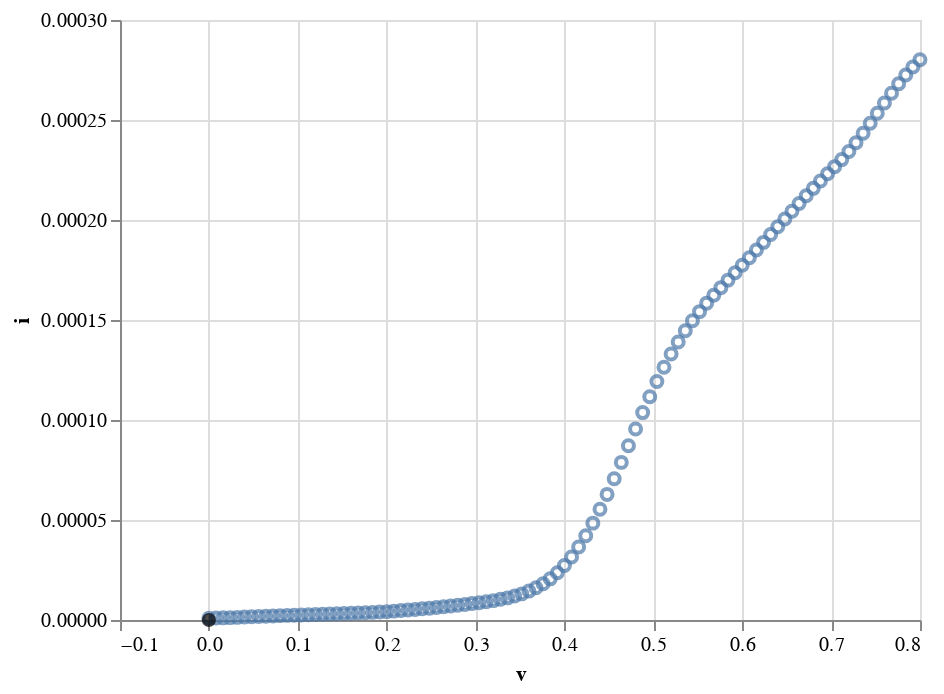
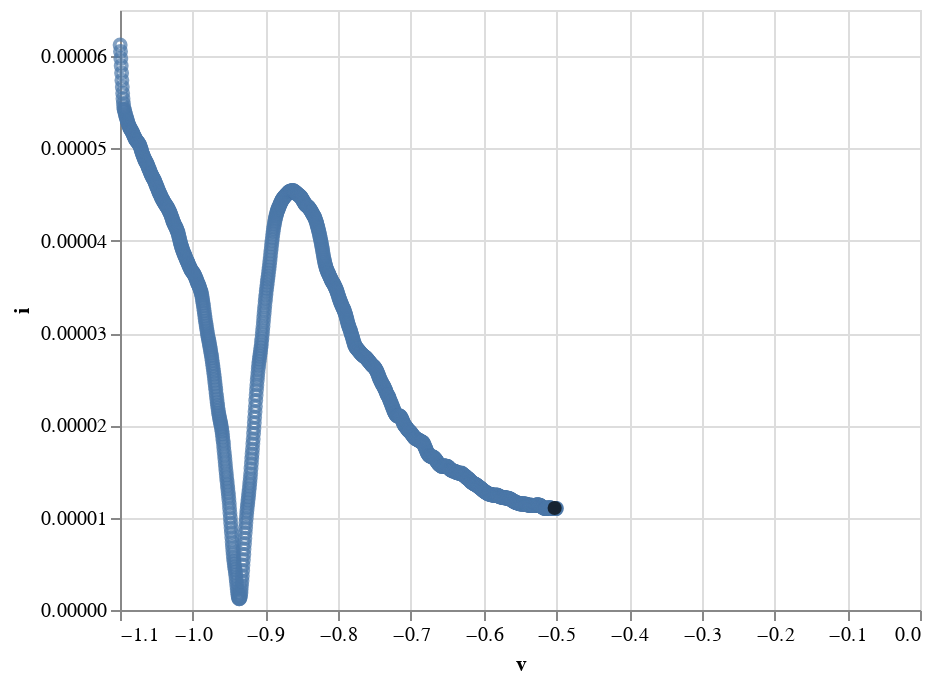
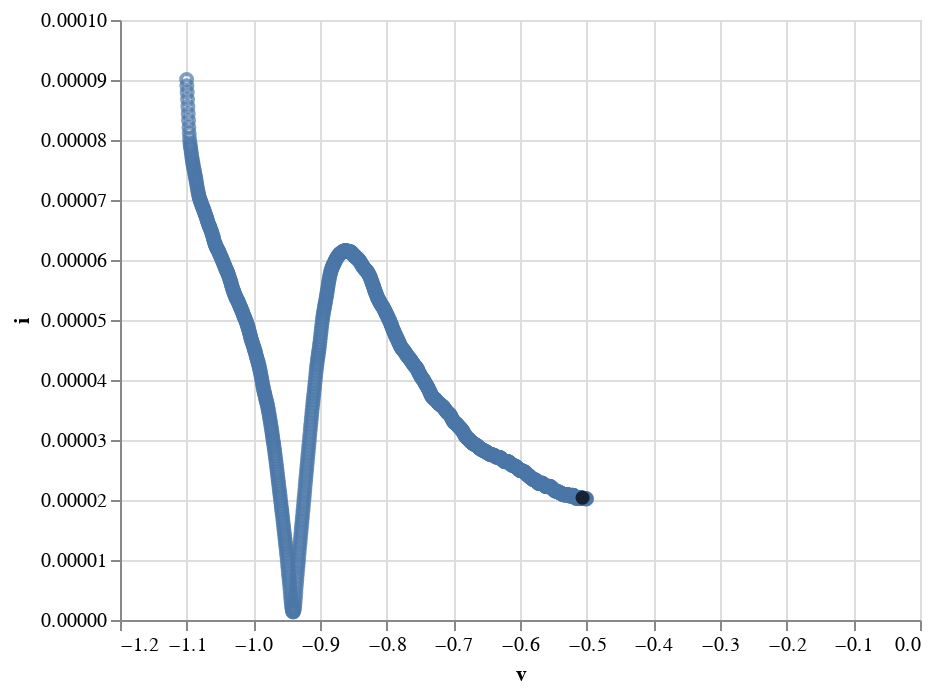
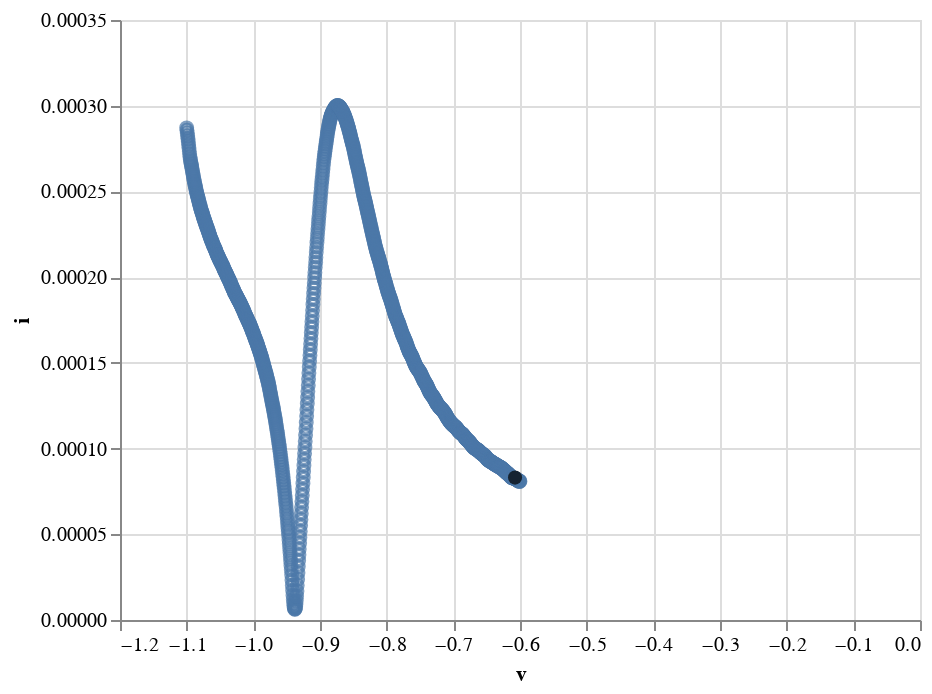

The notebook cell these images were saved under, in order:
### Code cell
data_dir = 'data/*.DTA*'
n=0
for filename in glob.iglob(data_dir):
    if n<= 5:
        t,i,v = preprocessing.readFile(filename,type='gamry',scan='last')
        length = len(t)
        v1, v2 = v[0:int(length/2)], v[int(length/2):]
        i1, i2 = i[0:int(length/2)], i[int(length/2):]
        t1, t2 = t[0:int(length/2)], t[int(length/2):]

        peaks_v, peaks_i = [], []
        
        sm_i1 = savgol_filter(abs(i1), 23, 3, mode='nearest')    
        index = find_peaks(sm_i1)[0]
        if len(index) > 0:
            peak_indices = index[-1]
#             peaks_v.append(v1[peak_indices])
#             peaks_i.append(i1[peak_indices])
        
        
        sm_i2 = savgol_filter(abs(i2), 23, 3, mode='nearest')  
        index = find_peaks(sm_i2)[0]
        if len(index) > 0:
            peak_indices = index[-1]
            peaks_v.append(v2[peak_indices])
            peaks_i.append(i2[peak_indices])
        
        plotting.plot_voltammogram(t2,sm_i2,v2, peaks = [[peaks_i, peaks_v]]).display()
        
    n+=1

### Figure 1 — Vega-Lite specification as saved in the notebook (floating-point values rounded to 4 significant figures)
{"$schema": "https://vega.github.io/schema/vega-lite/v3.2.1.json", "config": {"mark": {"tooltip": null}, "view": {"height": 300, "width": 400}}, "datasets": {"data-2b28fecf3b4a7443ecdaf7707c26e921": [{"i": [], "v": []}], "data-96e3fefa0f4a27f723f4cb5bf94c8c54": [{"i": 0.0002801, "t": 8.08, "v": 0.7999}, {"i": 0.0002765, "t": 8.16, "v": 0.792}, {"i": 0.0002725, "t": 8.24, "v": 0.784}, {"i": 0.0002681, "t": 8.32, "v": 0.776}, {"i": 0.0002634, "t": 8.4, "v": 0.768}, {"i": 0.0002585, "t": 8.48, "v": 0.76}, {"i": 0.0002534, "t": 8.56, "v": 0.752}, {"i": 0.0002483, "t": 8.64, "v": 0.744}, {"i": 0.0002434, "t": 8.72, "v": 0.736}, {"i": 0.0002387, "t": 8.8, "v": 0.728}, {"i": 0.0002342, "t": 8.88, "v": 0.72}, {"i": 0.0002302, "t": 8.96, "v": 0.712}, {"i": 0.0002267, "t": 9.04, "v": 0.704}, {"i": 0.0002231, "t": 9.12, "v": 0.696}, {"i": 0.0002195, "t": 9.2, "v": 0.688}, {"i": 0.0002158, "t": 9.28, "v": 0.68}, {"i": 0.0002121, "t": 9.36, "v": 0.672}, {"i": 0.0002083, "t": 9.44, "v": 0.664}, {"i": 0.0002044, "t": 9.52, "v": 0.656}, {"i": 0.0002005, "t": 9.6, "v": 0.648}, {"i": 0.0001966, "t": 9.68, "v": 0.64}, {"i": 0.0001927, "t": 9.76, "v": 0.632}, {"i": 0.0001888, "t": 9.84, "v": 0.624}, {"i": 0.000185, "t": 9.92, "v": 0.616}, {"i": 0.0001811, "t": 10, "v": 0.608}, {"i": 0.0001774, "t": 10.08, "v": 0.6}, {"i": 0.0001736, "t": 10.16, "v": 0.592}, {"i": 0.0001699, "t": 10.24, "v": 0.584}, {"i": 0.0001662, "t": 10.32, "v": 0.576}, {"i": 0.0001624, "t": 10.4, "v": 0.568}, {"i": 0.0001584, "t": 10.48, "v": 0.56}, {"i": 0.0001542, "t": 10.56, "v": 0.552}, {"i": 0.0001496, "t": 10.64, "v": 0.544}, {"i": 0.0001446, "t": 10.72, "v": 0.536}, {"i": 0.000139, "t": 10.8, "v": 0.528}, {"i": 0.000133, "t": 10.88, "v": 0.52}, {"i": 0.0001264, "t": 10.96, "v": 0.512}, {"i": 0.0001192, "t": 11.04, "v": 0.504}, {"i": 0.0001117, "t": 11.12, "v": 0.496}, {"i": 0.0001037, "t": 11.2, "v": 0.488}, {"i": 9.548e-05, "t": 11.28, "v": 0.48}, {"i": 8.717e-05, "t": 11.36, "v": 0.472}, {"i": 7.881e-05, "t": 11.44, "v": 0.464}, {"i": 7.066e-05, "t": 11.52, "v": 0.456}, {"i": 6.279e-05, "t": 11.6, "v": 0.448}, {"i": 5.534e-05, "t": 11.68, "v": 0.44}, {"i": 4.843e-05, "t": 11.76, "v": 0.432}, {"i": 4.214e-05, "t": 11.84, "v": 0.424}, {"i": 3.648e-05, "t": 11.92, "v": 0.416}, {"i": 3.153e-05, "t": 12, "v": 0.408}, {"i": 2.722e-05, "t": 12.08, "v": 0.4}, {"i": 2.361e-05, "t": 12.16, "v": 0.392}, {"i": 2.058e-05, "t": 12.24, "v": 0.384}, {"i": 1.811e-05, "t": 12.32, "v": 0.376}, {"i": 1.609e-05, "t": 12.4, "v": 0.368}, {"i": 1.445e-05, "t": 12.48, "v": 0.36}, {"i": 1.307e-05, "t": 12.56, "v": 0.352}, {"i": 1.198e-05, "t": 12.64, "v": 0.344}, {"i": 1.106e-05, "t": 12.72, "v": 0.336}, {"i": 1.034e-05, "t": 12.8, "v": 0.328}, {"i": 9.695e-06, "t": 12.88, "v": 0.32}, {"i": 9.119e-06, "t": 12.96, "v": 0.312}, {"i": 8.632e-06, "t": 13.04, "v": 0.304}, {"i": 8.223e-06, "t": 13.12, "v": 0.296}, {"i": 7.775e-06, "t": 13.2, "v": 0.288}, {"i": 7.367e-06, "t": 13.28, "v": 0.28}, {"i": 6.978e-06, "t": 13.36, "v": 0.272}, {"i": 6.62e-06, "t": 13.44, "v": 0.264}, {"i": 6.27e-06, "t": 13.52, "v": 0.256}, {"i": 5.922e-06, "t": 13.6, "v": 0.248}, {"i": 5.596e-06, "t": 13.68, "v": 0.24}, {"i": 5.287e-06, "t": 13.76, "v": 0.232}, {"i": 4.992e-06, "t": 13.84, "v": 0.224}, {"i": 4.709e-06, "t": 13.92, "v": 0.216}, {"i": 4.443e-06, "t": 14, "v": 0.208}, {"i": 4.198e-06, "t": 14.08, "v": 0.2}, {"i": 3.992e-06, "t": 14.16, "v": 0.192}, {"i": 3.805e-06, "t": 14.24, "v": 0.184}, {"i": 3.629e-06, "t": 14.32, "v": 0.176}, {"i": 3.487e-06, "t": 14.4, "v": 0.168}, {"i": 3.36e-06, "t": 14.48, "v": 0.16}, {"i": 3.237e-06, "t": 14.56, "v": 0.152}, {"i": 3.11e-06, "t": 14.64, "v": 0.144}, {"i": 3.007e-06, "t": 14.72, "v": 0.136}, {"i": 2.909e-06, "t": 14.8, "v": 0.128}, {"i": 2.789e-06, "t": 14.88, "v": 0.12}, {"i": 2.652e-06, "t": 14.96, "v": 0.112}, {"i": 2.519e-06, "t": 15.04, "v": 0.104}, {"i": 2.406e-06, "t": 15.12, "v": 0.09602}, {"i": 2.301e-06, "t": 15.2, "v": 0.08801}, {"i": 2.181e-06, "t": 15.28, "v": 0.07999}, {"i": 2.05e-06, "t": 15.36, "v": 0.07199}, {"i": 1.911e-06, "t": 15.44, "v": 0.06402}, {"i": 1.767e-06, "t": 15.52, "v": 0.05601}, {"i": 1.615e-06, "t": 15.6, "v": 0.04797}, {"i": 1.468e-06, "t": 15.68, "v": 0.03996}, {"i": 1.322e-06, "t": 15.76, "v": 0.03199}, {"i": 1.189e-06, "t": 15.84, "v": 0.02397}, {"i": 1.076e-06, "t": 15.92, "v": 0.016}, {"i": 9.725e-07, "t": 16, "v": 0.008018}, {"i": 8.791e-07, "t": 16.08, "v": -2.32e-05}]}, "layer": [{"data": {"name": "data-96e3fefa0f4a27f723f4cb5bf94c8c54"}, "encoding": {"x": {"field": "v", "type": "quantitative"}, "y": {"field": "i", "type": "quantitative"}}, "mark": "point"}, {"data": {"name": "data-2b28fecf3b4a7443ecdaf7707c26e921"}, "encoding": {"color": {"value": "black"}, "x": {"field": "v", "type": "quantitative"}, "y": {"field": "i", "type": "quantitative"}}, "mark": {"filled": true, "size": 50, "type": "point"}}]}

### Figure 2 — Vega-Lite specification as saved in the notebook (floating-point values rounded to 4 significant figures; data arrays with more than 128 entries replaced by an {"elided": "..."} marker saying what was removed)
{"$schema": "https://vega.github.io/schema/vega-lite/v3.2.1.json", "config": {"mark": {"tooltip": null}, "view": {"height": 300, "width": 400}}, "datasets": {"data-d85bb09afa6329facfa254aacd20e4e9": {"elided": "1201 records"}, "data-f4a0a12a4e34f39477701ad3b2738a68": [{"i": [1.105e-05], "v": [-0.5024]}]}, "layer": [{"data": {"name": "data-d85bb09afa6329facfa254aacd20e4e9"}, "encoding": {"x": {"field": "v", "type": "quantitative"}, "y": {"field": "i", "type": "quantitative"}}, "mark": "point"}, {"data": {"name": "data-f4a0a12a4e34f39477701ad3b2738a68"}, "encoding": {"color": {"value": "black"}, "x": {"field": "v", "type": "quantitative"}, "y": {"field": "i", "type": "quantitative"}}, "mark": {"filled": true, "size": 50, "type": "point"}}]}

### Figure 3 — Vega-Lite specification as saved in the notebook (floating-point values rounded to 4 significant figures; data arrays with more than 128 entries replaced by an {"elided": "..."} marker saying what was removed)
{"$schema": "https://vega.github.io/schema/vega-lite/v3.2.1.json", "config": {"mark": {"tooltip": null}, "view": {"height": 300, "width": 400}}, "datasets": {"data-1695cb5d98045dbc7e006dbc67a1bb02": {"elided": "1201 records"}, "data-763604f074221f36b815a12d9246611a": [{"i": [2.037e-05], "v": [-0.5061]}]}, "layer": [{"data": {"name": "data-1695cb5d98045dbc7e006dbc67a1bb02"}, "encoding": {"x": {"field": "v", "type": "quantitative"}, "y": {"field": "i", "type": "quantitative"}}, "mark": "point"}, {"data": {"name": "data-763604f074221f36b815a12d9246611a"}, "encoding": {"color": {"value": "black"}, "x": {"field": "v", "type": "quantitative"}, "y": {"field": "i", "type": "quantitative"}}, "mark": {"filled": true, "size": 50, "type": "point"}}]}

### Figure 4 — Vega-Lite specification as saved in the notebook (floating-point values rounded to 4 significant figures; data arrays with more than 128 entries replaced by an {"elided": "..."} marker saying what was removed)
{"$schema": "https://vega.github.io/schema/vega-lite/v3.2.1.json", "config": {"mark": {"tooltip": null}, "view": {"height": 300, "width": 400}}, "datasets": {"data-02c2e5e651511901cd32734801781430": {"elided": "1001 records"}, "data-184a0cabbdcfc34abfa1628d91b02543": [{"i": [8.309e-05], "v": [-0.6074]}]}, "layer": [{"data": {"name": "data-02c2e5e651511901cd32734801781430"}, "encoding": {"x": {"field": "v", "type": "quantitative"}, "y": {"field": "i", "type": "quantitative"}}, "mark": "point"}, {"data": {"name": "data-184a0cabbdcfc34abfa1628d91b02543"}, "encoding": {"color": {"value": "black"}, "x": {"field": "v", "type": "quantitative"}, "y": {"field": "i", "type": "quantitative"}}, "mark": {"filled": true, "size": 50, "type": "point"}}]}
